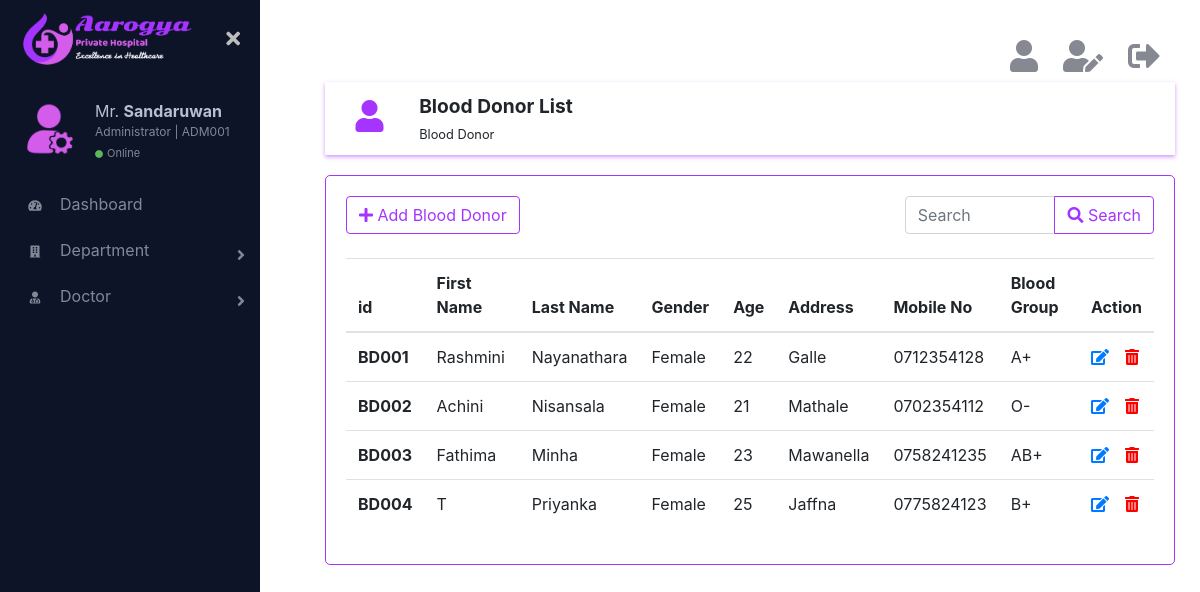
/html/bloodDonor.php (signed in), run on the app's committed database.
### tables this page shows
CREATE TABLE IF NOT EXISTS `blooddonor` (
  `id` char(5) NOT NULL,
  `firstName` varchar(20) NOT NULL,
  `lastName` varchar(20) NOT NULL,
  `gender` varchar(6) NOT NULL,
  `age` int(11) NOT NULL,
  `address` varchar(100) NOT NULL,
  `mobile` char(10) NOT NULL,
  `bloodGroup` varchar(3) NOT NULL,
  `is_deleted` int(11) NOT NULL,
  PRIMARY KEY (`id`)
);

### html/bloodDonor.php (the view, shortened to what this page needs)
<?php
    require_once('../connection/connection.php');
?>
<!DOCTYPE html>
<html lang="en">
    <head>
        <link rel="stylesheet" href="../css/bootstrap.min.css">
        <link href="https://cdnjs.cloudflare.com/ajax/libs/font-awesome/5.10.0-11/css/all.css" rel="stylesheet">
        <link href="../css/main.css" rel="stylesheet">
    </head>
    <body>
        <div class="page-wrapper chiller-theme toggled">
            <?php
                require_once('sidebar.php');
            ?>
            <main class="page-content">
                <div class="container">
                    <?php
                        require_once('logoutbar.php');
                    ?>
                    <div class="row topic">
                        <div class="col-md-1 topic-logo">
                            <i class="fas fa-user fa-2x"></i>
                        </div>
                        <div class="col-md-11">
                            <span class="font-weight-bold"><big>Blood Donor List</big><br><small>Blood Donor</small></span>
                        </div>
                    </div>
                    <div class="row">
                        <div class="col-md-12 form">
                            <div class="row">
                                <div class="col-md-8">
                                    <a href="addBloodDonor.php" ><button type="button" class="btn btn-outline-primary"><i class="fas fa-plus"></i>  Add Blood Donor</button></a>
                                </div>
                                <div class="col-md-4">
                                    <form action="bloodDonor.php" method="get">
                                        <div class="input-group">
                                            <input type="search" name="searchTxt" class="form-control" placeholder="Search">
                                            <div class="input-group-append">
                                                <button class="btn btn-outline-primary" type="submit" name="search"><i class="fas fa-search"></i> Search</button>
                                            </div>
                                        </div>
                                    </form>
                                </div>
                            </div>
                            <br>
                            <table class="table">
                              <thead>
                                  <tr>
                                      <th scope="col">id</th>
                                      <th scope="col">First Name</th>
                                      <th scope="col">Last Name</th>
                                      <th scope="col">Gender</th>
                                      <th scope="col">Age</th>
                                      <th scope="col">Address</th>
                                      <th scope="col">Mobile No</th>
                                      <th scope="col">Blood Group</th>
                                      <?php
                                        if($_SESSION['role'] != ''){
                                            echo "<th scope='col'>Action</th>";
                                        }
                                    ?>
                                  </tr>
                              </thead>
                              <tbody>
                                  <?php
                                    if(isset($_GET['search'])){
                                        $search =  mysqli_real_escape_string($con,$_GET['searchTxt']);
                                        $query = "SELECT * FROM `blooddonor` WHERE `is_deleted` = 0 AND `id` LIKE '{$search}%' OR `firstName` LIKE '{$search}%' OR `lastName` LIKE '{$search}%' OR `bloodGroup` LIKE '{$search}%' ORDER BY `id`";
                                    } else {
                                        $query = "SELECT * FROM `blooddonor` WHERE `is_deleted` = 0 ORDER BY `id`";
                                    }
                                    $result_set = mysqli_query($con,$query);
                                    if (mysqli_num_rows($result_set) >= 1) {
                                        while($bld = mysqli_fetch_assoc($result_set)){
                                            echo "<tr>";
                                            echo "<th scope='row'>".$bld['id']."</th>";
                                            echo "<td>".$bld['firstName']."</td>";
                                            echo "<td>".$bld['lastName']."</td>";
                                            echo "<td>".$bld['gender']."</td>";
                                            echo "<td>".$bld['age']."</td>";
                                            echo "<td>".$bld['address']."</td>";
                                            echo "<td>".$bld['mobile']."</td>";
                                            echo "<td>".$bld['bloodGroup']."</td>";
                                            if($_SESSION['role'] != ''){
                                                echo "<td><a href=\"#\"><i class='fas fa-edit mr-3' data-toggle='tooltip' title='Edit'></i></a><a href='blooddonor.php?id={$bld['id']}' onclick=\"return confirm('Are you sure to delete this information ?');\"><i class='fas fa-trash-alt' data-toggle='tooltip' title='Delete' style='color:red;'></i></a></td>";
                                            }
                                            echo "</tr>";
                                        }
                                    } else {
                                        echo "<tr><td><h4 class='text-danger'>No records</h4></td></tr>";
                                    }
                                  ?>
                              </tbody>
                            </table>
                        </div>
                    </div>
                </div>
            </main>
        </div>
    </body>
    </html>

### css/main.css (style rules this page uses)
.page-wrapper .sidebar-wrapper, .sidebar-wrapper .sidebar-brand > a, .sidebar-wrapper .sidebar-dropdown > a:after, .sidebar-wrapper .sidebar-menu .sidebar-dropdown .sidebar-submenu li a:before, .sidebar-wrapper ul li a i, .page-wrapper .page-content, .sidebar-wrapper .sidebar-search input.search-menu, .sidebar-wrapper .sidebar-search .input-group-text, .sidebar-wrapper .sidebar-menu ul li a, #show-sidebar, #close-sidebar { -webkit-transition: all 0.3s ease; -moz-transition: all 0.3s ease; -ms-transition: all 0.3s ease; -o-transition: all 0.3s ease; transition: all 0.3s ease; }
.page-wrapper { height: 100vh; }
@media screen and (min-width: 700px) { .page-wrapper.toggled .page-content { padding-left: 300px; } }
.page-wrapper .page-content { display: inline-block; width: 100%; padding-left: 0px; padding-top: 20px; }
.page-wrapper .page-content > div { padding: 20px 40px; }
.page-wrapper .page-content { overflow-x: hidden; }
.topic { box-shadow: 0 2px 4px rgba(165, 52, 254, 0.5); padding: 10px; }
.topic-logo { display: inline-block; text-align: center; color: rgb(165, 52, 254); margin-top: 8px; }
.form { margin-top: 20px; border: 1px solid rgb(165, 52, 254); border-radius: 5px; padding: 20px; }

### data on the page
blooddonor: id "BD001", firstName "Rashmini", lastName "Nayanathara", gender "Female", age "22", address "Galle", mobile "0712354128", bloodGroup "A+"
blooddonor: id "BD002", firstName "Achini", lastName "Nisansala", gender "Female", age "21", address "Mathale", mobile "0702354112", bloodGroup "O-"
blooddonor: id "BD003", firstName "Fathima", lastName "Minha", gender "Female", age "23", address "Mawanella", mobile "0758241235", bloodGroup "AB+"
blooddonor: id "BD004", firstName "T", lastName "Priyanka", gender "Female", age "25", address "Jaffna", mobile "0775824123", bloodGroup "B+"

### other printed values
$_SESSION['lastName'] "Sandaruwan"
$_SESSION['id'] "ADM001"
